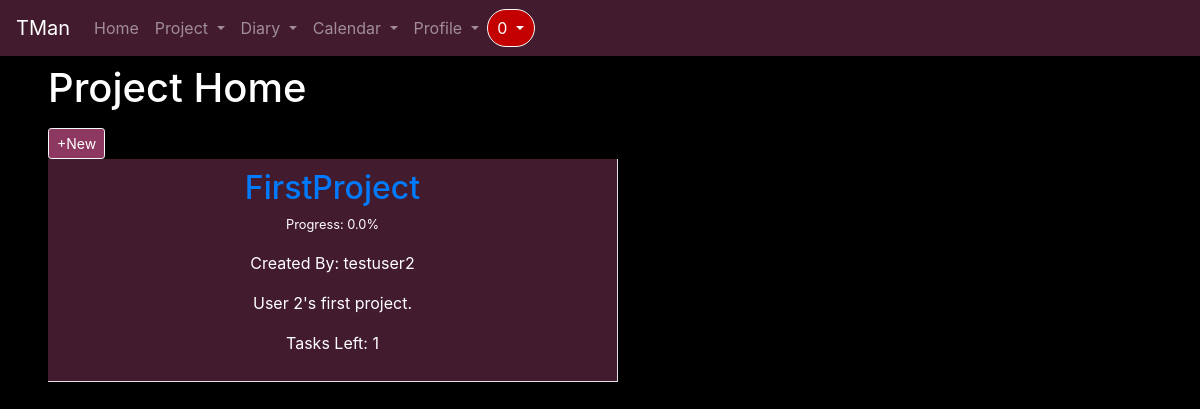
/projects/home/ (signed in), run on an earlier commit of the app's database.
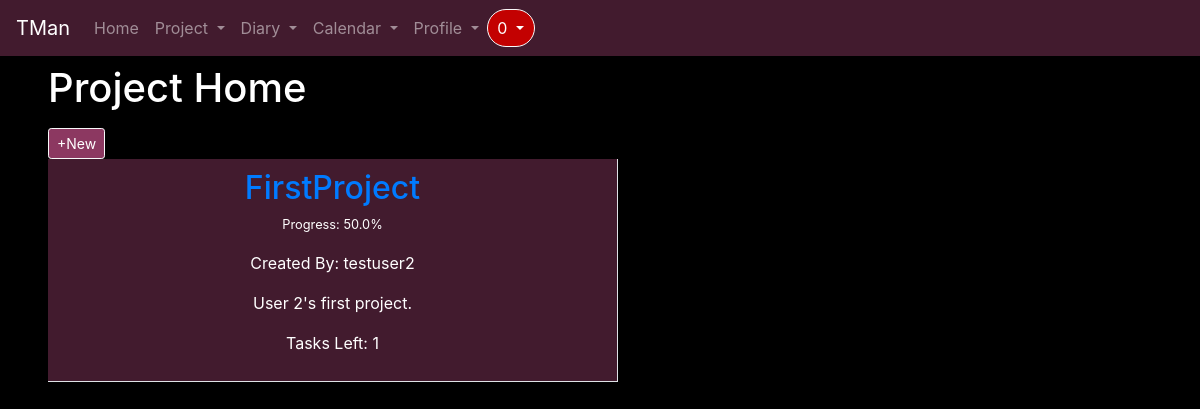
And on a later commit of the database.
### projects/models.py (models this page shows, shortened)
class Projects(models.Model):
    title = models.CharField(max_length=100)
    about = models.TextField()
    date_posted = models.DateTimeField(default=timezone.now)
    author = models.ForeignKey(User, on_delete=models.CASCADE)
    progress = models.DecimalField(max_digits=4, decimal_places=1, default=0.0)

### projects/views.py (the view, shortened to what this page needs)
# urls.py: path('home/', ProjectsListView.as_view(), name='projects-home'),
class ProjectsListView(LoginRequiredMixin, ListView):
    model = Projects
    template_name = 'projects/home.html'
    context_object_name = 'projects'
    ordering = ['progress']
    def get_context_data(self, **kwargs):
        context = super().get_context_data(**kwargs)
        projects = Projects.objects.filter(author=self.request.user)
        context['projects'] = projects
        inc_tasks = []
        progress = []
        for project in projects:
            inc_tasks.append(Tasks.objects.filter(user=self.request.user, status='Incomplete', projects_id=project).count())
            progress.append(get_progress(project.pk))
        data = zip(inc_tasks, progress, projects)
        context['data'] = data
        now = datetime.now()
        tasks = Tasks.objects.filter(user=self.request.user, status='Incomplete', deadline=date.today())
        events = Event.objects.filter(e_user=self.request.user, date=date.today())
        comments = Comment.objects.filter(user_to=self.request.user)
        for comment in comments:
            existing_notif = Notification.objects.filter(notif_type=3, to_user=self.request.user,
                                                         from_user=comment.user_from, projects=comment.projects)
            if len(existing_notif) == 0:
                notif = Notification.objects.create(notif_type=3, to_user=self.request.user,
                                                    from_user=comment.user_from, projects=comment.projects)
        return context

### projects/templatetags/custom_tags.py (called while the page is built)
@register.inclusion_tag('users/show_notifs.html', takes_context=True)
def show_notifs(context):
    request_user = context['request'].user
    notifs = Notification.objects.filter(to_user=request_user).exclude(notif_seen=True).order_by('-date')
    return {'notifs':notifs}

### projects/views.py (called while the page is built)
def get_progress(project_pk):
    tasks = Tasks.objects.filter(projects=project_pk).count()
    if tasks == 0:
        return 0.0
    progress = (Tasks.objects.filter(projects=project_pk, status="Complete").count() / tasks) * 100
    project = Projects.objects.get(pk=project_pk)
    project.progress = progress
    project.save()
    return round(progress, 1)

### projects/templates/projects/home.html (shortened to what this page needs)
{% extends "projects/base.html" %}
{% load static %}
    {% block head %}
        <link rel="stylesheet" type="text/css" href="{% static 'projects/css/style.css' %}">
    {% endblock head %}
    {% block content %}
    <h1 class="ml-5 mb-3 mt-2" style="color:white;">Project Home</h1>
    {% if user.is_authenticated %}
        <a class="btn btn-light btn-sm ml-5" href="{% url 'projects-create' %}" id="new_proj_button">+New</a>
    {% endif %}
    <div class="container-fluid ml-5" style="width: 95%;">
    <div class="row row-cols-2">
    {% for task_n, progress, project in data %}
        <div class="col-6 border-bottom border-right" style="background-color: #421b2e;" id="content">
            <h2 id="title"><a href="{% url 'projects-detail' project.id %}">{{ project.title }}</a></h2>
            <p class="small muted" id="progress">Progress: {{ progress }}%</p>
            <p>Created By: {{ project.author }}</p>
            <p id="about">{{ project.about }}</p>
            <p id="task_num">Tasks Left: {{ task_n }}</p>
        </div>
    {% endfor %}
    </div>
</div>
    {% endblock content %}

What changed in the data, as far as the page shows it:
changed Projects "FirstProject": progress "0.0" → "50.0"
